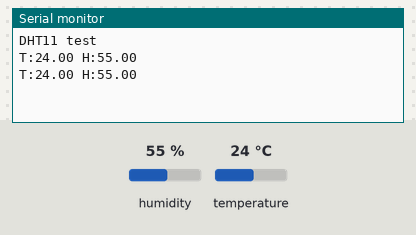
Simulated run of this sketch. Board: Arduino Uno, built with avr-gcc and run on an emulated ATmega328P. On the bench: the last lines printed to the serial monitor. The inputs (shaded band) are chosen by the test bench; at power-on: humidity 55 %, temperature 24 °C.

Above: at 2.8 s.
2.9 s: humidity set to 22 %
At 4.9 s:
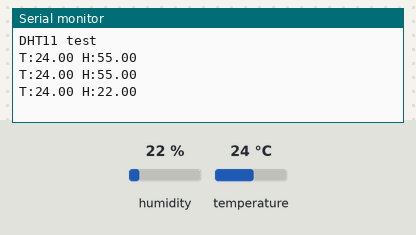
5.6 s: temperature set to 12 °C
At 7.4 s:
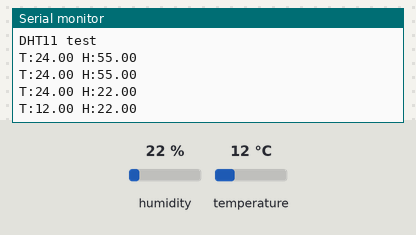
8.3 s: humidity set to 40 %
At 11.0 s:
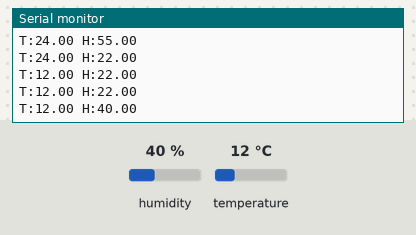
Timing chart, 0 to 12.5 s (numbered marks = the images above; inputs shaded):
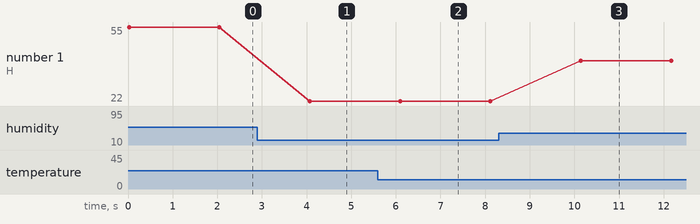

The sketch:

connectDht11.ino
```cpp
#include <DHT.h>

#define DHTPIN 2     // Pin where DHT11 is connected
#define DHTTYPE DHT11  // Define sensor type

DHT dht(DHTPIN, DHTTYPE);

void setup() {
  Serial.begin(9600);
  dht.begin();
  Serial.println("DHT11 test");
}

void loop() {
  float temperature = dht.readTemperature();
  float humidity = dht.readHumidity();

  if (isnan(temperature) || isnan(humidity)) {
    Serial.println("Failed to read from DHT sensor!");
    return;
  }

  // Format data exactly as expected by Python
  Serial.print("T:");
  Serial.print(temperature);
  Serial.print(" H:");
  Serial.println(humidity);

  delay(2000);  // Delay for 2 seconds
}
```

Measured:
- after the input at 2.9 s, the serial monitor: prints a new line after 1.2 s (image 1)
- after the input at 5.6 s, the serial monitor: prints a new line after 0.50 s (image 2)
- after the input at 8.3 s, the serial monitor: prints a new line after 1.8 s (image 3)
- plotted number 1: 55 → 22 after the input at 2.9 s, 22 → 40 after the input at 8.3 s
